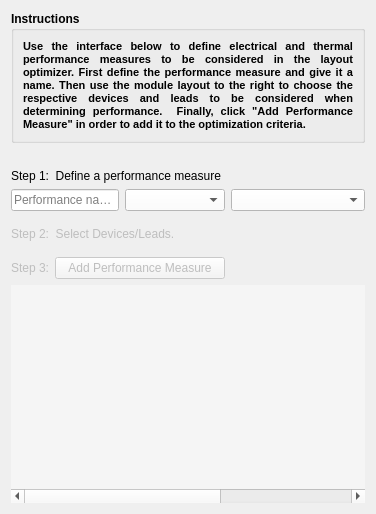
      <widget class="QWidget" name="page_3">
       <property name="geometry">
        <rect>
         <x>0</x>
         <y>0</y>
         <width>376</width>
         <height>514</height>
        </rect>
       </property>
       <attribute name="label">
        <string>Design Performance Identification</string>
       </attribute>
       <layout class="QGridLayout" name="gridLayout_7">
        <item row="4" column="0" colspan="3">
         <widget class="QLineEdit" name="txt_perform_name">
          <property name="minimumSize">
           <size>
            <width>0</width>
            <height>0</height>
           </size>
          </property>
          <property name="styleSheet">
           <string notr="true">background-color: rgb(255, 255, 255);</string>
          </property>
          <property name="placeholderText">
           <string>Performance name...</string>
          </property>
         </widget>
        </item>
        <item row="4" column="3">
         <widget class="QComboBox" name="cmb_perform_elecTherm">
          <property name="minimumSize">
           <size>
            <width>100</width>
            <height>0</height>
           </size>
          </property>
          <property name="maximumSize">
           <size>
            <width>150</width>
            <height>16777215</height>
           </size>
          </property>
          <property name="styleSheet">
           <string notr="true">background-color: rgb(255, 255, 255);</string>
          </property>
         </widget>
        </item>
        <item row="4" column="4">
         <widget class="QComboBox" name="cmb_perform_type">
          <property name="minimumSize">
           <size>
            <width>100</width>
            <height>0</height>
           </size>
          </property>
          <property name="maximumSize">
           <size>
            <width>150</width>
            <height>16777215</height>
           </size>
          </property>
          <property name="styleSheet">
           <string notr="true">background-color: rgb(255, 255, 255);</string>
          </property>
         </widget>
        </item>
        <item row="9" column="4">
         <spacer name="horizontalSpacer_2">
          <property name="orientation">
           <enum>Qt::Horizontal</enum>
          </property>
          <property name="sizeHint" stdset="0">
           <size>
            <width>40</width>
            <height>20</height>
           </size>
          </property>
         </spacer>
        </item>
        <item row="10" column="0" colspan="5">
         <widget class="QTableWidget" name="tbl_performance">
          <property name="palette">
           <palette>
            <active>
             <colorrole role="Button">
              <brush brushstyle="SolidPattern">
               <color alpha="255">
                <red>245</red>
                <green>245</green>
                <blue>245</blue>
               </color>
              </brush>
             </colorrole>
             <colorrole role="Base">
              <brush brushstyle="SolidPattern">
               <color alpha="255">
                <red>245</red>
                <green>245</green>
                <blue>245</blue>
               </color>
              </brush>
             </colorrole>
             <colorrole role="Window">
              <brush brushstyle="SolidPattern">
               <color alpha="255">
                <red>245</red>
                <green>245</green>
                <blue>245</blue>
               </color>
              </brush>
             </colorrole>
            </active>
            <inactive>
             <colorrole role="Button">
              <brush brushstyle="SolidPattern">
               <color alpha="255">
                <red>245</red>
                <green>245</green>
                <blue>245</blue>
               </color>
              </brush>
             </colorrole>
             <colorrole role="Base">
              <brush brushstyle="SolidPattern">
               <color alpha="255">
                <red>245</red>
                <green>245</green>
                <blue>245</blue>
               </color>
              </brush>
             </colorrole>
             <colorrole role="Window">
              <brush brushstyle="SolidPattern">
               <color alpha="255">
                <red>245</red>
                <green>245</green>
                <blue>245</blue>
               </color>
              </brush>
             </colorrole>
            </inactive>
            <disabled>
             <colorrole role="Button">
              <brush brushstyle="SolidPattern">
               <color alpha="255">
                <red>245</red>
                <green>245</green>
                <blue>245</blue>
               </color>
              </brush>
             </colorrole>
             <colorrole role="Base">
              <brush brushstyle="SolidPattern">
               <color alpha="255">
                <red>245</red>
                <green>245</green>
                <blue>245</blue>
               </color>
              </brush>
             </colorrole>
             <colorrole role="Window">
              <brush brushstyle="SolidPattern">
               <color alpha="255">
                <red>245</red>
                <green>245</green>
                <blue>245</blue>
               </color>
              </brush>
             </colorrole>
            </disabled>
           </palette>
          </property>
          <property name="frameShape">
           <enum>QFrame::NoFrame</enum>
          </property>
          <property name="editTriggers">
           <set>QAbstractItemView::NoEditTriggers</set>
          </property>
          <property name="alternatingRowColors">
           <bool>true</bool>
          </property>
          <property name="selectionMode">
           <enum>QAbstractItemView::SingleSelection</enum>
          </property>
          <property name="selectionBehavior">
           <enum>QAbstractItemView::SelectRows</enum>
          </property>
          <property name="showGrid">
           <bool>true</bool>
          </property>
          <property name="columnCount">
           <number>5</number>
          </property>
          <attribute name="horizontalHeaderVisible">
           <bool>false</bool>
          </attribute>
          <attribute name="verticalHeaderVisible">
           <bool>false</bool>
          </attribute>
          <column/>
          <column/>
          <column/>
          <column/>
          <column/>
         </widget>
        </item>
        <item row="7" column="0" colspan="5">
         <widget class="QLabel" name="lbl_perform_step2">
          <property name="enabled">
           <bool>false</bool>
          </property>
          <property name="text">
           <string>Step 2:  Select Devices/Leads.</string>
          </property>
         </widget>
        </item>
        <item row="2" column="0" colspan="5">
         <widget class="QLabel" name="label_25">
          <property name="text">
           <string>Step 1:  Define a performance measure</string>
          </property>
         </widget>
        </item>
        <item row="6" column="0">
         <spacer name="verticalSpacer_6">
          <property name="orientation">
           <enum>Qt::Vertical</enum>
          </property>
          <property name="sizeType">
           <enum>QSizePolicy::Fixed</enum>
          </property>
          <property name="sizeHint" stdset="0">
           <size>
            <width>20</width>
            <height>10</height>
           </size>
          </property>
         </spacer>
        </item>
        <item row="8" column="0">
         <spacer name="verticalSpacer_7">
          <property name="orientation">
           <enum>Qt::Vertical</enum>
          </property>
          <property name="sizeType">
           <enum>QSizePolicy::Fixed</enum>
          </property>
          <property name="sizeHint" stdset="0">
           <size>
            <width>20</width>
            <height>10</height>
           </size>
          </property>
         </spacer>
        </item>
        <item row="9" column="0">
         <widget class="QLabel" name="lbl_perform_step3">
          <property name="enabled">
           <bool>false</bool>
          </property>
          <property name="text">
           <string>Step 3:</string>
          </property>
          <property name="buddy">
           <cstring>btn_perform_addPerformance</cstring>
          </property>
         </widget>
        </item>
        <item row="9" column="1" colspan="3">
         <widget class="QPushButton" name="btn_perform_addPerformance">
          <property name="enabled">
           <bool>false</bool>
          </property>
          <property name="palette">
           <palette>
            <active>
             <colorrole role="Button">
              <brush brushstyle="SolidPattern">
               <color alpha="255">
                <red>245</red>
                <green>245</green>
                <blue>245</blue>
               </color>
              </brush>
             </colorrole>
             <colorrole role="Base">
              <brush brushstyle="SolidPattern">
               <color alpha="255">
                <red>245</red>
                <green>245</green>
                <blue>245</blue>
               </color>
              </brush>
             </colorrole>
             <colorrole role="Window">
              <brush brushstyle="SolidPattern">
               <color alpha="255">
                <red>245</red>
                <green>245</green>
                <blue>245</blue>
               </color>
              </brush>
             </colorrole>
            </active>
            <inactive>
             <colorrole role="Button">
              <brush brushstyle="SolidPattern">
               <color alpha="255">
                <red>245</red>
                <green>245</green>
                <blue>245</blue>
               </color>
              </brush>
             </colorrole>
             <colorrole role="Base">
              <brush brushstyle="SolidPattern">
               <color alpha="255">
                <red>245</red>
                <green>245</green>
                <blue>245</blue>
               </color>
              </brush>
             </colorrole>
             <colorrole role="Window">
              <brush brushstyle="SolidPattern">
               <color alpha="255">
                <red>245</red>
                <green>245</green>
                <blue>245</blue>
               </color>
              </brush>
             </colorrole>
            </inactive>
            <disabled>
             <colorrole role="Button">
              <brush brushstyle="SolidPattern">
               <color alpha="255">
                <red>245</red>
                <green>245</green>
                <blue>245</blue>
               </color>
              </brush>
             </colorrole>
             <colorrole role="Base">
              <brush brushstyle="SolidPattern">
               <color alpha="255">
                <red>245</red>
                <green>245</green>
                <blue>245</blue>
               </color>
              </brush>
             </colorrole>
             <colorrole role="Window">
              <brush brushstyle="SolidPattern">
               <color alpha="255">
                <red>245</red>
                <green>245</green>
                <blue>245</blue>
               </color>
              </brush>
             </colorrole>
            </disabled>
           </palette>
          </property>
          <property name="text">
           <string>Add Performance Measure</string>
          </property>
         </widget>
        </item>
        <item row="1" column="0">
         <spacer name="verticalSpacer_12">
          <property name="orientation">
           <enum>Qt::Vertical</enum>
          </property>
          <property name="sizeType">
           <enum>QSizePolicy::Fixed</enum>
          </property>
          <property name="sizeHint" stdset="0">
           <size>
            <width>20</width>
            <height>20</height>
           </size>
          </property>
         </spacer>
        </item>
        <item row="0" column="0" colspan="5">
         <widget class="QGroupBox" name="groupBox">
          <property name="minimumSize">
           <size>
            <width>0</width>
            <height>0</height>
           </size>
          </property>
          <property name="font">
           <font>
            <weight>75</weight>
            <bold>true</bold>
           </font>
          </property>
          <property name="title">
           <string>Instructions</string>
          </property>
          <layout class="QGridLayout" name="gridLayout_9">
           <item row="0" column="0">
            <widget class="QLabel" name="label_42">
             <property name="text">
              <string>&lt;!DOCTYPE HTML PUBLIC &quot;-//W3C//DTD HTML 4.0//EN&quot; &quot;http://www.w3.org/TR/REC-html40/strict.dtd&quot;&gt;
&lt;html&gt;&lt;head&gt;&lt;meta name=&quot;qrichtext&quot; content=&quot;1&quot; /&gt;&lt;style type=&quot;text/css&quot;&gt;
p, li { white-space: pre-wrap; }
&lt;/style&gt;&lt;/head&gt;&lt;body style=&quot; font-family:'MS Shell Dlg 2'; font-size:8.25pt; font-weight:600; font-style:normal;&quot;&gt;
&lt;p align=&quot;justify&quot; style=&quot; margin-top:0px; margin-bottom:0px; margin-left:0px; margin-right:0px; -qt-block-indent:0; text-indent:0px;&quot;&gt;&lt;span style=&quot; font-size:8pt;&quot;&gt;Use the interface below to define electrical and thermal performance measures to be considered in the layout optimizer. First define the performance measure and give it a name. Then use the module layout to the right to choose the respective devices and leads to be considered when determining performance.  Finally, click &amp;quot;Add Performance Measure&amp;quot; in order to add it to the optimization criteria.&lt;/span&gt;&lt;/p&gt;&lt;/body&gt;&lt;/html&gt;</string>
             </property>
             <property name="wordWrap">
              <bool>true</bool>
             </property>
            </widget>
           </item>
          </layout>
         </widget>
        </item>
       </layout>
      </widget>
